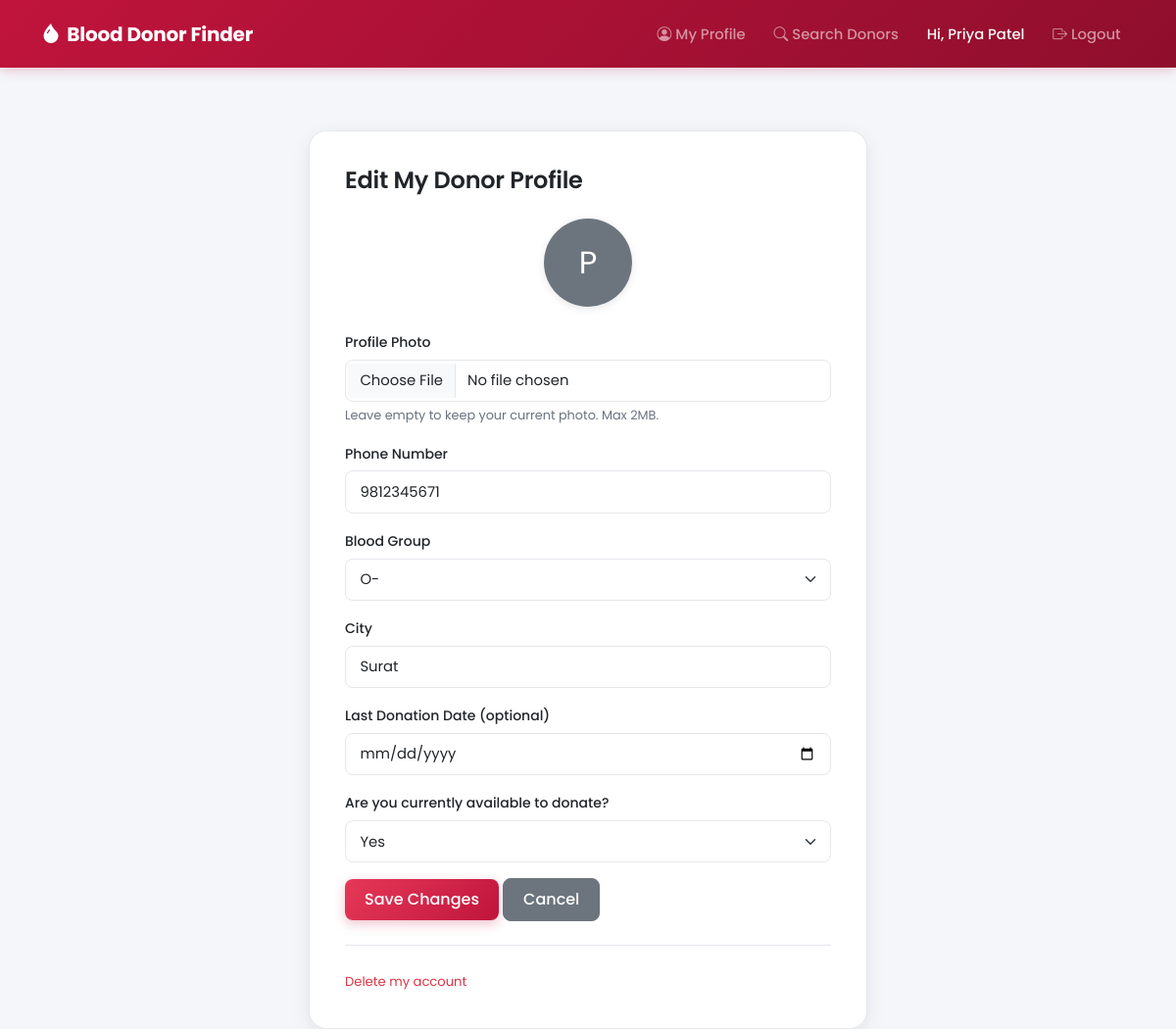
Page /edit_profile.php (signed in) on the committed database.
### tables this page shows
CREATE TABLE donors (
    id INT AUTO_INCREMENT PRIMARY KEY,
    full_name VARCHAR(100) NOT NULL,
    email VARCHAR(100) NOT NULL UNIQUE,
    password VARCHAR(255) NOT NULL,
    phone VARCHAR(15) NOT NULL,
    blood_group ENUM('A+','A-','B+','B-','AB+','AB-','O+','O-') NOT NULL,
    city VARCHAR(50) NOT NULL,
    last_donation_date DATE NULL,
    photo VARCHAR(255) DEFAULT NULL,
    is_available ENUM('Yes','No') DEFAULT 'Yes',
    role ENUM('donor','admin') DEFAULT 'donor',
    created_at TIMESTAMP DEFAULT CURRENT_TIMESTAMP
);

### edit_profile.php (the view, shortened to what this page needs)
<?php
require_once 'includes/db.php';
$donor_id = $_SESSION['donor_id'];
$stmt = $conn->prepare("SELECT * FROM donors WHERE id = ?");
$stmt->bind_param("i", $donor_id);
$stmt->execute();
$me = $stmt->get_result()->fetch_assoc();
$phone = $me['phone'];
$blood_group = $me['blood_group'];
$city = $me['city'];
$last_donation_date = $me['last_donation_date'];
$is_available = $me['is_available'];
?>
<!DOCTYPE html>
<html lang="en">
<head>
<link rel="stylesheet" href="https://cdn.jsdelivr.net/npm/bootstrap@5.3.0/dist/css/bootstrap.min.css">
<link rel="stylesheet" href="https://cdn.jsdelivr.net/npm/bootstrap-icons@1.11.3/font/bootstrap-icons.css">
<link rel="stylesheet" href="css/style.css">
</head>
<body>
<?php include 'includes/navbar.php'; ?>
<div class="container mt-4">
    <div class="row justify-content-center">
        <div class="col-md-6 form-box">
            <h4 class="mb-4">Edit My Donor Profile</h4>
            <form method="POST" action="edit_profile.php" enctype="multipart/form-data">
                <div class="mb-3 text-center">
                    <?php if (!empty($me['photo'])): ?>
                        <img src="uploads/<?php echo htmlspecialchars($me['photo']); ?>" class="rounded-circle mb-2" width="90" height="90" style="object-fit:cover;">
                    <?php else: ?>
                        <div class="rounded-circle bg-secondary text-white d-inline-flex align-items-center justify-content-center mb-2" style="width:90px;height:90px;font-size:2rem;">
                            <?php echo strtoupper(substr($me['full_name'], 0, 1)); ?>
                        </div>
                    <?php endif; ?>
                </div>
                <div class="mb-3">
                    <label class="form-label">Profile Photo</label>
                    <input type="file" name="photo" class="form-control" accept="image/jpeg,image/png,image/webp">
                    <div class="form-text">Leave empty to keep your current photo. Max 2MB.</div>
                </div>
                <div class="mb-3">
                    <label class="form-label">Phone Number</label>
                    <input type="text" name="phone" class="form-control" value="<?php echo htmlspecialchars($phone); ?>">
                </div>
                <div class="mb-3">
                    <label class="form-label">Blood Group</label>
                    <select name="blood_group" class="form-select">
                        <?php
                        $groups = ['A+','A-','B+','B-','AB+','AB-','O+','O-'];
                        foreach ($groups as $g) {
                            $selected = ($blood_group == $g) ? "selected" : "";
                            echo "<option value=\"$g\" $selected>$g</option>";
                        }
                        ?>
                    </select>
                </div>
                <div class="mb-3">
                    <label class="form-label">City</label>
                    <input type="text" name="city" class="form-control" value="<?php echo htmlspecialchars($city); ?>">
                </div>
                <div class="mb-3">
                    <label class="form-label">Last Donation Date (optional)</label>
                    <input type="date" name="last_donation_date" class="form-control" value="<?php echo $last_donation_date; ?>">
                </div>
                <div class="mb-3">
                    <label class="form-label">Are you currently available to donate?</label>
                    <select name="is_available" class="form-select">
                        <option value="Yes" <?php echo $is_available=='Yes'?'selected':''; ?>>Yes</option>
                    </select>
                </div>
                <button type="submit" class="btn btn-danger">Save Changes</button>
                <a href="dashboard.php" class="btn btn-secondary">Cancel</a>
            </form>
            <hr class="my-4">
            <a href="delete_account.php" class="text-danger small" onclick="return confirm('Are you sure you want to delete your donor account? This cannot be undone.');">Delete my account</a>
        </div>
    </div>
</div>
</body>
</html>

### css/style.css (style rules this page uses)
:root { --color-primary: #c0143c; --color-primary-dark: #8f0e2c; --color-primary-light: #e63958; --color-success: #1a9d5c; --color-warning: #e6a70a; --color-info: #0d8fb2; --color-secondary: #6c757d; --color-bg: #f4f6fa; --color-surface: #ffffff; --color-text: #212529; --color-text-muted: #6b7280; --color-border: #e5e7eb; --radius-sm: 8px; --radius-md: 12px; --radius-lg: 18px; --shadow-sm: 0 1px 3px rgba(15, 23, 42, 0.06); --shadow-md: 0 6px 20px rgba(15, 23, 42, 0.08); --shadow-lg: 0 12px 32px rgba(15, 23, 42, 0.12); --transition-fast: 0.15s ease; --transition-base: 0.25s ease; }
* { box-sizing: border-box; }
body { background-color: var(--color-bg); color: var(--color-text); font-family: 'Poppins', 'Segoe UI', Arial, sans-serif; font-size: 15px; line-height: 1.6; -webkit-font-smoothing: antialiased; }
h1, h2, h3, h4, h5, h6 { font-weight: 600; letter-spacing: -0.01em; }
a { text-decoration: none; transition: color var(--transition-fast); }
.btn { font-weight: 500; border-radius: var(--radius-sm); padding: 0.55rem 1.25rem; transition: all var(--transition-fast); }
.btn-danger { background: linear-gradient(135deg, var(--color-primary-light), var(--color-primary)); border: none; box-shadow: 0 4px 12px rgba(192, 20, 60, 0.25); }
.form-box { background: var(--color-surface); padding: 2.25rem; border-radius: var(--radius-lg); box-shadow: var(--shadow-md); margin-top: 2.5rem; border: 1px solid var(--color-border); }
.form-label { font-weight: 500; font-size: 0.875rem; color: var(--color-text); margin-bottom: 0.4rem; }
.form-control, .form-select { border-radius: var(--radius-sm); border: 1.5px solid var(--color-border); padding: 0.6rem 0.9rem; font-size: 0.925rem; transition: border-color var(--transition-fast), box-shadow var(--transition-fast); }
.form-text { font-size: 0.8rem; color: var(--color-text-muted); }
.rounded-circle { box-shadow: 0 2px 8px rgba(0,0,0,0.1); }
hr { border-color: var(--color-border); opacity: 1; }

### rows in the picture
donors: full_name "P", phone "9812345671", city "Surat", is_available "Yes"

### other values in the picture
$_SESSION['full_name'] "Priya Patel"
form field blood_group "O-"
